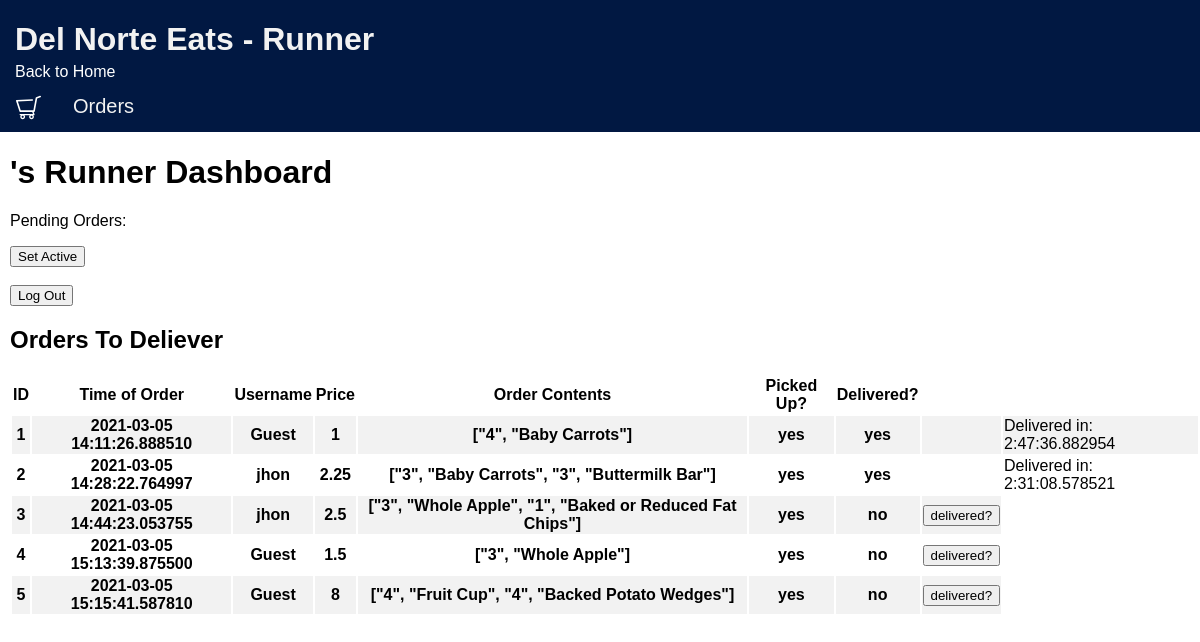
/easter_egg/runner_dashboard, run on an earlier commit of the app's database.
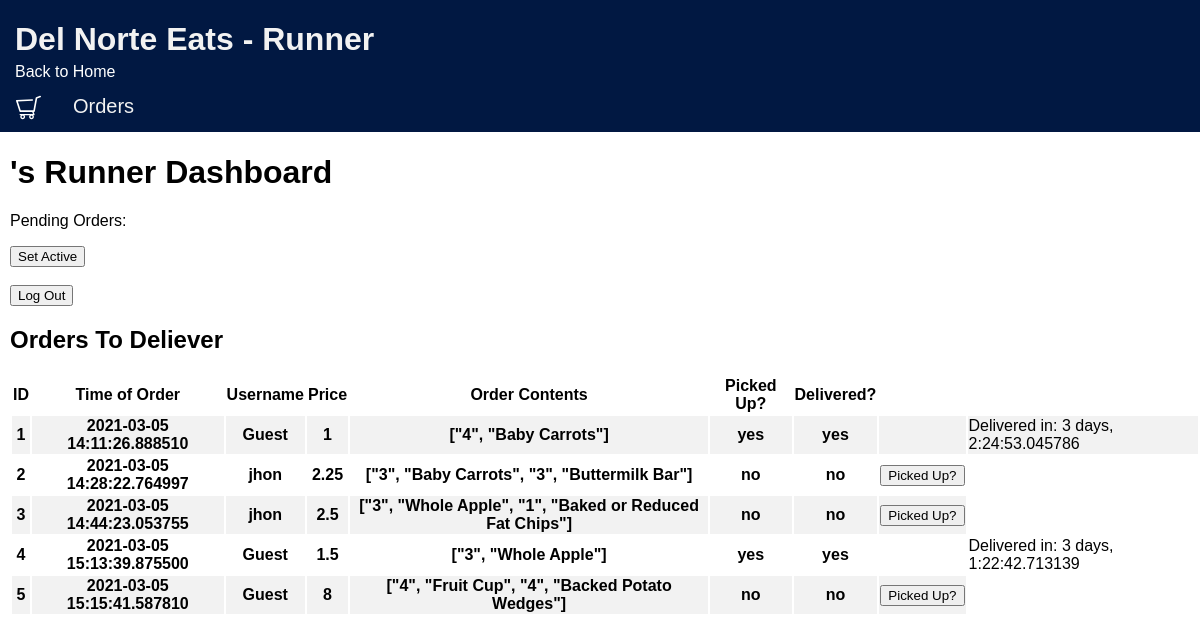
And on a later commit of the database.
### models/module.py (models this page shows, shortened)
class orderEE(db.Model):
    id = db.Column(db.Integer, nullable=True)
    username = db.Column(db.String(15))
    price = db.Column(db.Integer, unique=False, nullable=False)
    order_contents = db.Column(db.String(1000), unique=False, nullable=False)
    time = db.Column(db.DateTime, primary_key=True)
    picked_up = db.Column(db.DateTime)
    delivered = db.Column(db.DateTime)
    pass

### views/easter_egg/view.py (the view)
@easter_egg_bp.route('/runner_dashboard')
def runner_dashboard():
    user_type = 'Runner'
    order_user = per_user()
    button_logic_pickup = []
    button_logic_delivered = []
    order_records = []
    orders = orderEE.query.all()
    for order in orders:
        if order.time != order.picked_up:
            button_logic_pickup.append(1)
            pickup_value = 1
        else:
            button_logic_pickup.append(0)
            pickup_value = 0
        if order.time != order.delivered:
            button_logic_delivered.append(1)
            delivered_value = 1
            total_time = order.delivered - order.time
            print(total_time)
        else:
            button_logic_delivered.append(0)
            delivered_value = 0
        order_dn_dict = {'id': order.id,
                         'username': order.username,
                         'price': order.price,
                         'order contents': order.order_contents,
                         'time': order.time,
                         'picked up': order.picked_up,
                         'delivered': order.delivered,
                         'button_logic_pickup': pickup_value,
                         'button_logic_delivered': delivered_value,
                         'total_time': total_time
                         }
        order_records.append(order_dn_dict)
    return render_template('easter_egg/runner/runner_dashboard.html', user_type=user_type, order_table=order_records)

### views/easter_egg/view.py (called while the page is built)
def per_user():
    if current_user.is_anonymous:
        username = 'Guest'
    else:
        username = current_user.username
    order_user = []
    orders = orderEE.query.filter_by(username=username).all()
    for order in orders:
        order_dn_dict = {'id': order.id,'username': order.username, 'price': order.price, 'order contents': order.order_contents,
                         'time': order.time, 'picked up': order.picked_up, 'delivered': order.picked_up}
        order_user.append(order_dn_dict)
    return order_user

### views/easter_egg/templates/easter_egg/runner/runner_dashboard.html (shortened to what this page needs)
{% extends 'easter_egg/runner/base_egg_runner.html' %}
{% block content %}
<div class="margin_1">
    <h1>{{current_user.username}}'s Runner Dashboard</h1>
    <p>Pending Orders:</p>
    <div>
        <button id="toggle_button" type="button" onclick="toggle()">Set Active</button>
    </div>
    <br>
    <form action="{{url_for('easter_egg_bp.logout_rr')}}" method="post"><input type="submit" value="Log Out"></form>
    <h2>Orders To Deliever</h2>
    <table id="order_table">
        <tr>
            <th>ID</th>
            <th>Time of Order</th>
            <th>Username</th>
            <th>Price</th>
            <th>Order Contents</th>
            <th>Picked Up?</th>
            <th>Delivered?</th>
            <th></th>
        </tr>
        {% for row in order_table %}
        {% set total_time = row["total_time"] %}
        <tr>
            <th>{{ row['id'] }}</th>
            <th>{{ row['time'] }}</th>
            <th>{{ row['username'] }}</th>
            <th>{{ row['price'] }}</th>
            <th>{{ row['order contents'] }}</th>
            <th>
                {% if row['picked up'] == row['time'] %}
                no
                {% else %}
                yes
                {% endif %}
            </th>
            <th>
                {% if row['delivered'] == row['time'] %}
                no
                {% else %}
                yes
                {% endif %}
            </th>
            <td>
                {% if row['button_logic_pickup'] == 1 %}
                    {% if row['button_logic_delivered'] == 1 %}
                    <form id="dilivered_button{{loop.index}}" style="display: none;" action={{url_for('.delivered')}} method="post">
                        <input type="number" name="order_id" value={{row['id']}} style="display: none;">
                        <input type="hidden" name="button_type" value="picked_up" >
                        <input type="hidden" name="visibility{{loop.index}}" value="hidden" >
                        <input type="submit" value="delivered?" onclick="delivery_logic(String({{loop.index}})">
                    </form>
                    {% else %}
                    <form id="dilivered_button{{loop.index}}" style="display: inline;" action={{url_for('.delivered')}} method="post">
                        <input type="submit" value="delivered?" onclick="delivery_logic(String({{loop.index}})">
                    </form>
                    {% endif %}
                {% else %}
                <form id="pick_up_button{{loop.index}}" style="display: inline;" action={{url_for('.picked_up')}} method="post">
                    <input type="submit" value="Picked Up?" onclick="delivery_logic(String({{loop.index}}))">
                </form>
            </td>
            {% endif %}
            {% if row['button_logic_delivered'] == 1 %}
            <td>Delivered in: {{total_time}}</td>
            {% endif %}
        </tr>
        {% endfor %}
    </table>
</div>
{% endblock %}

### views/easter_egg/templates/easter_egg/runner/base_egg_runner.html (shortened to what this page needs)
<!DOCTYPE html>
<html lang="en">
<head>
</head>
<body>
<div class="topnav">
    <div style="margin-left: 15px">
        <a style="all:revert; text-decoration: none;" href={{url_for('easter_egg_bp.index')}}><h1 id="header_title"> Del Norte Eats<span> - Runner</span></h1></a>
        <a id="return_link" href={{url_for('easter_egg_bp.home')}}>Back to Home</a>
    </div>
    <a href="{{url_for('easter_egg_bp.user_nav')}}" style="height: 23px" onmouseover="onHover('/easter_egg/static/images/shopping-cart-yellow.svg');" onmouseout="onHover('/easter_egg/static/images/shopping-cart-white.svg');">
        <img id="menuImg1" src="{{url_for('easter_egg_bp.static', filename='images/shopping-cart-white.svg')}}" alt="Running Man" width="25px">
    </a>
    <a> Orders </a>
</div>
{% block content %}{% endblock %}
</body>
</html>

### views/easter_egg/templates/easter_egg/runner/base_egg_runner.html (style rules this page uses)
body { margin: 0; font-family: Arial, Helvetica, sans-serif; overflow-x: hidden; }
.topnav { overflow: hidden; background-color: #011842; }
.topnav a { float: left; color: #f2f2f2; text-align: center; padding: 14px 16px; text-decoration: none; font-size: 20px; }
#return_link, #return_link:visited { all: revert; text-decoration: none; color: white; }
#header_title { color: #f2f2f2; margin-bottom: 5px; text-align:revert; }

### views/easter_egg/templates/easter_egg/runner/runner_dashboard.html (style rules this page uses)
.margin_1 { margin-left: 10px; }
tr:nth-child(even) { background-color: #f2f2f2; }

What changed in the data, as far as the page shows it:
changed orderEE "[\"4\", \"Baby Carrots\"]": total_time "2:47:36.882954" → "3 days, 2:24:53.045786"
changed orderEE "[\"3\", \"Baby Carrots\", \"3\", \"Buttermilk Bar\"]": value (not shown) → "Picked Up?"; total_time "2:31:08.578521" → (not shown); picked_up "yes" → "no"; delivered "yes" → "no"
changed orderEE "[\"3\", \"Whole Apple\", \"1\", \"Baked or Reduced Fat Chips\"]": value "delivered?" → "Picked Up?"; picked_up "yes" → "no"
changed orderEE "[\"3\", \"Whole Apple\"]": total_time (not shown) → "3 days, 1:22:42.713139"; value "delivered?" → (not shown); delivered "no" → "yes"
changed orderEE "[\"4\", \"Fruit Cup\", \"4\", \"Backed Potato Wedges\"]": value "delivered?" → "Picked Up?"; picked_up "yes" → "no"
